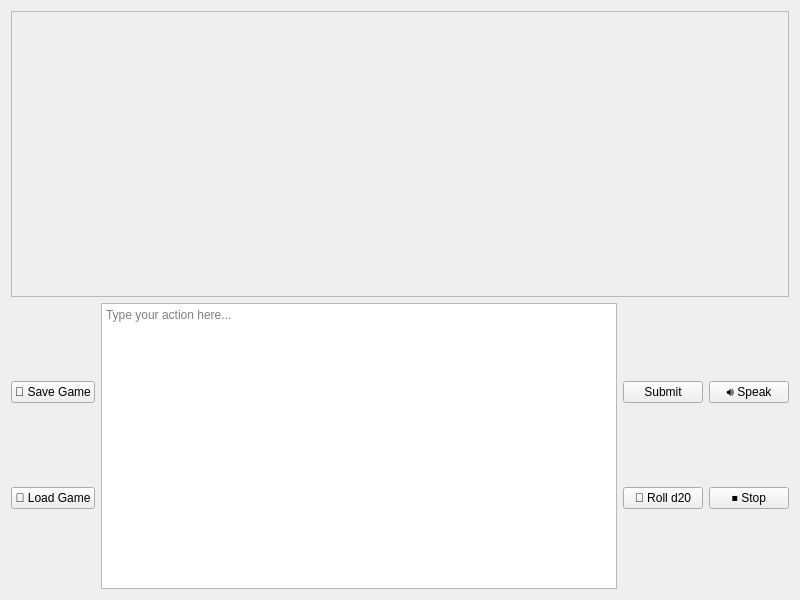
<?xml version="1.0" encoding="UTF-8"?>
<ui version="4.0">
 <class>PlayGameTab</class>
 <widget class="QWidget" name="PlayGameTab">
  <property name="geometry">
   <rect>
    <x>0</x>
    <y>0</y>
    <width>800</width>
    <height>600</height>
   </rect>
  </property>
  <layout class="QVBoxLayout" name="mainLayout">
   <item>
    <widget class="QScrollArea" name="scrollArea">
     <property name="widgetResizable">
      <bool>true</bool>
     </property>
     <widget class="QWidget" name="scrollAreaWidgetContents">
      <layout class="QVBoxLayout" name="gameLogLayout"/>
     </widget>
    </widget>
   </item>
   <item>
    <layout class="QHBoxLayout" name="inputLayout">
     <item>
      <layout class="QVBoxLayout" name="saveLoadLayout">
       <item>
        <widget class="QPushButton" name="saveGameBtn">
         <property name="minimumHeight">
          <number>40</number>
         </property>
         <property name="text">
          <string>💾 Save Game</string>
         </property>
        </widget>
       </item>
       <item>
        <widget class="QPushButton" name="loadGameBtn">
         <property name="minimumHeight">
          <number>40</number>
         </property>
         <property name="text">
          <string>📂 Load Game</string>
         </property>
        </widget>
       </item>
      </layout>
     </item>
     <item>
      <widget class="QTextEdit" name="inputArea">
       <property name="minimumHeight">
        <number>80</number>
       </property>
       <property name="maximumHeight">
        <number>80</number>
       </property>
       <property name="placeholderText">
        <string>Type your action here...</string>
       </property>
      </widget>
     </item>
     <item>
      <layout class="QVBoxLayout" name="controlsLayout">
       <item>
        <widget class="QPushButton" name="submitBtn">
         <property name="minimumHeight">
          <number>40</number>
         </property>
         <property name="text">
          <string>Submit</string>
         </property>
        </widget>
       </item>
       <item>
        <widget class="QPushButton" name="rollDiceBtn">
         <property name="minimumHeight">
          <number>40</number>
         </property>
         <property name="text">
          <string>🎲 Roll d20</string>
         </property>
        </widget>
       </item>
      </layout>
     </item>
     <item>
      <layout class="QVBoxLayout" name="ttsLayout">
       <item>
        <widget class="QPushButton" name="speakBtn">
         <property name="minimumHeight">
          <number>40</number>
         </property>
         <property name="text">
          <string>🔊 Speak</string>
         </property>
        </widget>
       </item>
       <item>
        <widget class="QPushButton" name="stopBtn">
         <property name="minimumHeight">
          <number>40</number>
         </property>
         <property name="text">
          <string>⏹ Stop</string>
         </property>
        </widget>
       </item>
      </layout>
     </item>
    </layout>
   </item>
  </layout>
 </widget>
 <resources/>
 <connections/>
</ui>
